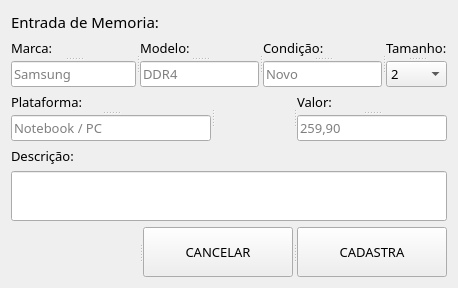
      <widget class="QWidget" name="pageMemoria">
       <layout class="QVBoxLayout" name="verticalLayout_6">
        <item>
         <widget class="QLabel" name="label_132">
          <property name="sizePolicy">
           <sizepolicy hsizetype="Preferred" vsizetype="Maximum">
            <horstretch>0</horstretch>
            <verstretch>0</verstretch>
           </sizepolicy>
          </property>
          <property name="font">
           <font>
            <family>Asap</family>
            <pointsize>11</pointsize>
           </font>
          </property>
          <property name="text">
           <string>Entrada de Memoria:</string>
          </property>
         </widget>
        </item>
        <item>
         <widget class="QSplitter" name="splitter_79">
          <property name="orientation">
           <enum>Qt::Horizontal</enum>
          </property>
          <widget class="QSplitter" name="splitter_85">
           <property name="orientation">
            <enum>Qt::Vertical</enum>
           </property>
           <widget class="QLabel" name="label_80">
            <property name="font">
             <font>
              <family>Asap</family>
              <pointsize>10</pointsize>
             </font>
            </property>
            <property name="text">
             <string>Marca:</string>
            </property>
           </widget>
           <widget class="QLineEdit" name="meMarca">
            <property name="sizePolicy">
             <sizepolicy hsizetype="Minimum" vsizetype="Fixed">
              <horstretch>5</horstretch>
              <verstretch>0</verstretch>
             </sizepolicy>
            </property>
            <property name="font">
             <font>
              <family>Asap</family>
              <pointsize>10</pointsize>
             </font>
            </property>
            <property name="maxLength">
             <number>25</number>
            </property>
            <property name="placeholderText">
             <string>Samsung</string>
            </property>
           </widget>
          </widget>
          <widget class="QSplitter" name="splitter_89">
           <property name="orientation">
            <enum>Qt::Vertical</enum>
           </property>
           <widget class="QLabel" name="label_81">
            <property name="font">
             <font>
              <family>Asap</family>
              <pointsize>10</pointsize>
             </font>
            </property>
            <property name="text">
             <string>Modelo:</string>
            </property>
           </widget>
           <widget class="QLineEdit" name="meModelo">
            <property name="font">
             <font>
              <family>Asap</family>
              <pointsize>10</pointsize>
             </font>
            </property>
            <property name="text">
             <string/>
            </property>
            <property name="maxLength">
             <number>25</number>
            </property>
            <property name="placeholderText">
             <string>DDR4</string>
            </property>
           </widget>
          </widget>
          <widget class="QSplitter" name="splitter_78">
           <property name="orientation">
            <enum>Qt::Vertical</enum>
           </property>
           <widget class="QLabel" name="label_84">
            <property name="font">
             <font>
              <family>Asap</family>
              <pointsize>10</pointsize>
             </font>
            </property>
            <property name="text">
             <string>Condição:</string>
            </property>
           </widget>
           <widget class="QLineEdit" name="meCondicao">
            <property name="sizePolicy">
             <sizepolicy hsizetype="Maximum" vsizetype="Fixed">
              <horstretch>0</horstretch>
              <verstretch>0</verstretch>
             </sizepolicy>
            </property>
            <property name="maximumSize">
             <size>
              <width>150</width>
              <height>16777215</height>
             </size>
            </property>
            <property name="font">
             <font>
              <family>Asap</family>
              <pointsize>10</pointsize>
             </font>
            </property>
            <property name="maxLength">
             <number>25</number>
            </property>
            <property name="placeholderText">
             <string>Novo</string>
            </property>
           </widget>
          </widget>
          <widget class="QSplitter" name="splitter_131">
           <property name="orientation">
            <enum>Qt::Vertical</enum>
           </property>
           <widget class="QLabel" name="label_126">
            <property name="font">
             <font>
              <family>Asap</family>
              <pointsize>10</pointsize>
             </font>
            </property>
            <property name="text">
             <string>Tamanho:</string>
            </property>
           </widget>
           <widget class="QComboBox" name="meBoxTamanho">
            <property name="maximumSize">
             <size>
              <width>100</width>
              <height>16777215</height>
             </size>
            </property>
            <property name="font">
             <font>
              <family>Asap</family>
              <pointsize>10</pointsize>
             </font>
            </property>
            <item>
             <property name="text">
              <string>2</string>
             </property>
            </item>
            <item>
             <property name="text">
              <string>4</string>
             </property>
            </item>
            <item>
             <property name="text">
              <string>6</string>
             </property>
            </item>
            <item>
             <property name="text">
              <string>8</string>
             </property>
            </item>
            <item>
             <property name="text">
              <string>12</string>
             </property>
            </item>
            <item>
             <property name="text">
              <string>16</string>
             </property>
            </item>
            <item>
             <property name="text">
              <string>32</string>
             </property>
            </item>
           </widget>
          </widget>
         </widget>
        </item>
        <item>
         <widget class="QSplitter" name="splitter_97">
          <property name="orientation">
           <enum>Qt::Horizontal</enum>
          </property>
          <widget class="QSplitter" name="splitter_80">
           <property name="orientation">
            <enum>Qt::Vertical</enum>
           </property>
           <widget class="QLabel" name="label_62">
            <property name="font">
             <font>
              <family>Asap</family>
              <pointsize>10</pointsize>
             </font>
            </property>
            <property name="text">
             <string>Plataforma:</string>
            </property>
           </widget>
           <widget class="QLineEdit" name="mePlataforma">
            <property name="maximumSize">
             <size>
              <width>200</width>
              <height>16777215</height>
             </size>
            </property>
            <property name="font">
             <font>
              <family>Asap</family>
              <pointsize>10</pointsize>
             </font>
            </property>
            <property name="maxLength">
             <number>25</number>
            </property>
            <property name="placeholderText">
             <string>Notebook / PC</string>
            </property>
           </widget>
          </widget>
          <widget class="QLabel" name="label_61">
           <property name="text">
            <string/>
           </property>
          </widget>
          <widget class="QSplitter" name="splitter_94">
           <property name="orientation">
            <enum>Qt::Vertical</enum>
           </property>
           <widget class="QLabel" name="label_114">
            <property name="font">
             <font>
              <family>Asap</family>
              <pointsize>10</pointsize>
             </font>
            </property>
            <property name="text">
             <string>Valor:</string>
            </property>
           </widget>
           <widget class="QLineEdit" name="meValor">
            <property name="maximumSize">
             <size>
              <width>150</width>
              <height>16777215</height>
             </size>
            </property>
            <property name="font">
             <font>
              <family>Asap</family>
              <pointsize>10</pointsize>
             </font>
            </property>
            <property name="maxLength">
             <number>5</number>
            </property>
            <property name="placeholderText">
             <string>259,90</string>
            </property>
           </widget>
          </widget>
         </widget>
        </item>
        <item>
         <widget class="QLabel" name="label_124">
          <property name="font">
           <font>
            <family>Asap</family>
            <pointsize>10</pointsize>
           </font>
          </property>
          <property name="text">
           <string>Descrição:</string>
          </property>
         </widget>
        </item>
        <item>
         <widget class="QLineEdit" name="meDescricao">
          <property name="sizePolicy">
           <sizepolicy hsizetype="Expanding" vsizetype="Minimum">
            <horstretch>0</horstretch>
            <verstretch>1</verstretch>
           </sizepolicy>
          </property>
          <property name="minimumSize">
           <size>
            <width>0</width>
            <height>50</height>
           </size>
          </property>
          <property name="font">
           <font>
            <family>Asap</family>
            <pointsize>10</pointsize>
           </font>
          </property>
          <property name="text">
           <string/>
          </property>
          <property name="alignment">
           <set>Qt::AlignLeading|Qt::AlignLeft|Qt::AlignTop</set>
          </property>
          <property name="dragEnabled">
           <bool>false</bool>
          </property>
         </widget>
        </item>
        <item>
         <widget class="QSplitter" name="splitter_136">
          <property name="orientation">
           <enum>Qt::Horizontal</enum>
          </property>
          <widget class="QLabel" name="label_Memoria">
           <property name="font">
            <font>
             <pointsize>9</pointsize>
            </font>
           </property>
           <property name="styleSheet">
            <string notr="true">color: rgb(255, 0, 0);</string>
           </property>
           <property name="text">
            <string/>
           </property>
          </widget>
          <widget class="QPushButton" name="pushButtonCancelarMemo">
           <property name="sizePolicy">
            <sizepolicy hsizetype="Minimum" vsizetype="Fixed">
             <horstretch>1</horstretch>
             <verstretch>0</verstretch>
            </sizepolicy>
           </property>
           <property name="minimumSize">
            <size>
             <width>150</width>
             <height>50</height>
            </size>
           </property>
           <property name="maximumSize">
            <size>
             <width>150</width>
             <height>80</height>
            </size>
           </property>
           <property name="font">
            <font>
             <family>Asap</family>
             <pointsize>10</pointsize>
            </font>
           </property>
           <property name="text">
            <string>CANCELAR</string>
           </property>
          </widget>
          <widget class="QPushButton" name="pushButtonCadastraMemo">
           <property name="sizePolicy">
            <sizepolicy hsizetype="Minimum" vsizetype="Fixed">
             <horstretch>1</horstretch>
             <verstretch>0</verstretch>
            </sizepolicy>
           </property>
           <property name="minimumSize">
            <size>
             <width>0</width>
             <height>50</height>
            </size>
           </property>
           <property name="maximumSize">
            <size>
             <width>150</width>
             <height>80</height>
            </size>
           </property>
           <property name="font">
            <font>
             <family>Asap</family>
             <pointsize>10</pointsize>
            </font>
           </property>
           <property name="text">
            <string>CADASTRA</string>
           </property>
          </widget>
         </widget>
        </item>
       </layout>
      </widget>
